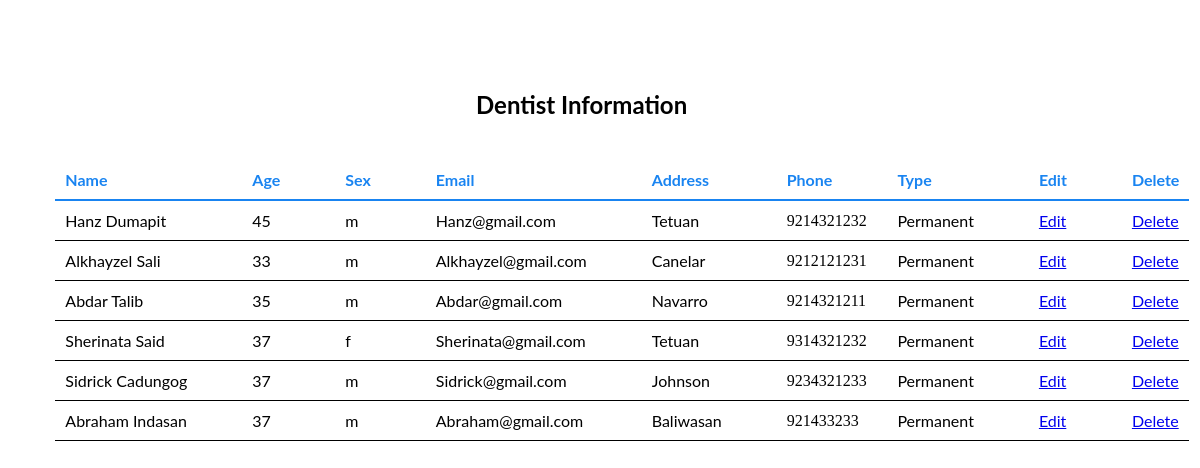
/dentisteditadmin.php, run on the app's committed database.
### tables this page shows
CREATE TABLE IF NOT EXISTS `dentist` (
  `did` smallint(6) NOT NULL,
  `name` varchar(20) NOT NULL,
  `age` tinyint(3) NOT NULL,
  `sex` char(1) NOT NULL,
  `phone` bigint(11) NOT NULL,
  `email` varchar(30) NOT NULL,
  `address` text NOT NULL,
  `dtype` varchar(20) NOT NULL,
  `registration_date` datetime NOT NULL
);

### dentisteditadmin.php (the view, shortened to what this page needs)
<!doctype html>
<html lang=en>
<head>
<link rel="stylesheet" type="text/css" href="dentisteditadmin.css">
</head>
<body>
<div id="container">
<div id="content">
<h2 class="page">Dentist Information</h2>
<?php
require_once('database.php');
$q = "SELECT name AS name,age AS age ,sex AS sex,phone AS phone,email AS email,address AS address ,dtype AS dtype,did  FROM dentist";
$result = @mysqli_query ($dbcon, $q);
if ($result) {
				echo '<table class="table">
				<tr class="heading"><td class="col head"><b>Name</b></td class="col head"><td class="col head"><b>Age</b></td><td class="col head"><b>Sex</b></td>
				<td class="col head"><b>Email</b></td>
				<td class="col head"><b>Address</b></td><td class="col head"><b>Phone</b></td><td class="col head"><b>Type</b></td><td class="col head"><b>Edit</b></td>
                <td class="last"><b>Delete</b></td></tr>';
				while ($row = mysqli_fetch_array($result, MYSQLI_ASSOC)) {
				echo '<tr class="heading2"><td class="col">' . $row['name'] . '</td><td class="col">'.  $row['age'] . '</td>
				<td class="col">'.  $row['sex'] . '</td><td class="col">'.  $row['email'] . '</td>
				<td class="col">'.  $row['address'] . '</td><td>'.  $row['phone'] . '</td>
				<td class="col">'.  $row['dtype'] . '</td>
				<td class="col"><a href="edit_dentistinfo.php?id=' . $row['did'] . '">Edit</a></td>
                <td class="last1"><a href="deletedentist.php?id=' . $row['did'] . '">Delete</a></td></tr>'; }
				echo '</table>';
			   }
else {
		echo '<p class="error">The current users could not be retrieved. We apologize
		for any inconvenience.</p>';
		echo '<p>' . mysqli_error($dbcon) . '<br><br>Query: ' . $q . '</p>';
     }
?>
</div>
</div>
</body>
</html>

### dentisteditadmin.css (style rules this page uses)
.col { font-family: 'Lato', sans-serif; padding-right:55px; }
.head { color: #1984f1; font-family: 'Lato', sans-serif; }
.heading { color: black; border-bottom: 2px solid #1984f1; }
table { border-collapse: collapse; margin-left: 4%; margin-top: 160px; }
.heading2 { border-bottom:1px solid black; }
.page { position: absolute; top: 70px; margin-left: 39%; color: black; font-family: 'Lato', sans-serif; }
td { padding: 10px; }
.last { color: #1984f1; font-family: 'Lato', sans-serif; }
.last1 { font-family: 'Lato', sans-serif; }

### data on the page
dentist: name "Hanz Dumapit", age "45", sex "m", email "Hanz@gmail.com", address "Tetuan", phone "9214321232", dtype "Permanent"
dentist: name "Alkhayzel Sali", age "33", sex "m", email "Alkhayzel@gmail.com", address "Canelar", phone "9212121231", dtype "Permanent"
dentist: name "Abdar Talib", age "35", sex "m", email "Abdar@gmail.com", address "Navarro", phone "9214321211", dtype "Permanent"
dentist: name "Sherinata Said", age "37", sex "f", email "Sherinata@gmail.com", address "Tetuan", phone "9314321232", dtype "Permanent"
dentist: name "Sidrick Cadungog", age "37", sex "m", email "Sidrick@gmail.com", address "Johnson", phone "9234321233", dtype "Permanent"
dentist: name "Abraham Indasan", age "37", sex "m", email "Abraham@gmail.com", address "Baliwasan", phone "921433233", dtype "Permanent"
